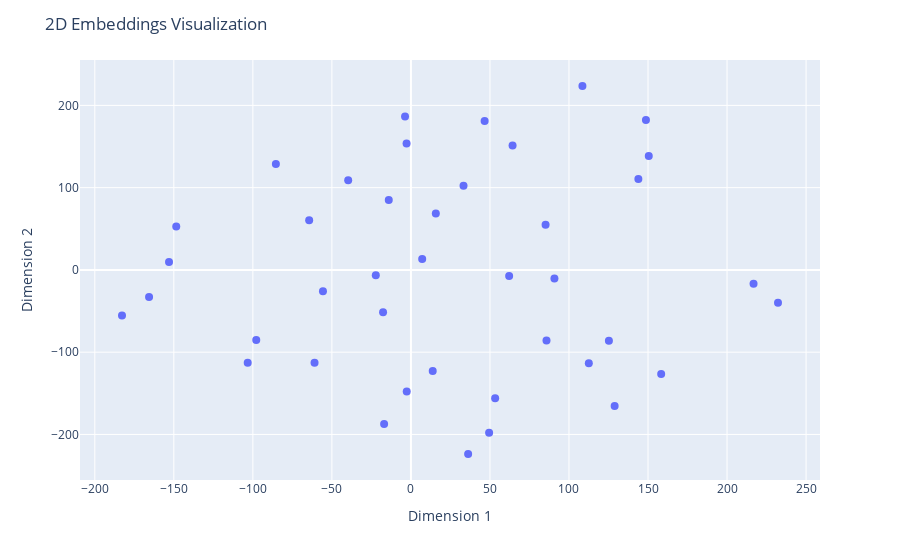

The code cell stored with this chart in its notebook:
### Markdown cell above
We can observe a decent data separation even in the reduced 2 dimensions.

### Code cell
import plotly.express as px
import pandas as pd

# Assuming you have the 2D embeddings stored in `vis_dims`
# Assuming your DataFrame is named `df` and contains a column 'Label' for the labels

# Extract the labels from the DataFrame
labels = df['Label'].tolist()
authors = df['Authors'].tolist()

# Create a new DataFrame with the coordinates and labels
plot_data = pd.DataFrame({'x': vis_dims[:, 0], 'y': vis_dims[:, 1], 'labels': labels, 'authors': authors})

# Create a scatter plot with hover labels
fig = px.scatter(plot_data, x='x', y='y', hover_data=['labels', 'authors'])


# Customize the hovertemplate to define the content and format of the hover labels
fig.update_traces(hovertemplate='<b>%{customdata[0]}</b><br>%{customdata[1]}')

# Customize the plot layout and appearance
fig.update_layout(
    title='2D Embeddings Visualization',
    xaxis_title='Dimension 1',
    yaxis_title='Dimension 2'
)
fig.update_traces(marker=dict(size=8))

# Display the plot
fig.show()

### Figure 1 — Plotly figure (JSON) as saved in the notebook; plotly's stock layout.template omitted (floating-point values rounded to 4 significant figures)
{"data": [{"customdata": [["Supreme Court Ethics Questions Reach Far Beyond Clarence Thomas (230616report.scotus) (316 PV)", "Lauren Camera"], ["15 Cheap DIY Backyard Game Ideas for Summer (230616realestate.cheapbackyardgames) (93 PV)", "Devon Thorsby"], ["Save With These Budget Bathroom Remodel Ideas (230616realestate.bathroomremodel) (31 PV)", "Devon Thorsby"], ["Mortgage Rates Rise, Pushing Housing Payments to New Heights (230616loans.mortgageratescolumn) (15 PV)", "Erika Giovanetti"], ["Most Delta SkyMiles American Express Cards Increase Welcome Offers (230615creditcards.deltaskymilesamexweclomeoffer) (10 PV)", "Melanie Pincus, Ray Frager "], ["Are Low-Fat Low-Carb Diets Compatible? (230616health.lowfatlowcarbdiet) (103 PV)", "Shanley Chien"], ["How Many Americans Will Take a Fall COVID-19 Booster Shot? (230616news.booster) (336 PV)", "Cecelia Smith-Schoenwalder"], ["Russians Don’t Want Putin to Use Nuclear Weapons in Ukraine (230616news.nuclear) (1,549 PV)", "Paul D. Shinkman"], ["Can I Use My Own Airplane Seat Belt Extender? (230505travel.seatbeltextenders) (67 PV)", "Suzanne Mason"], ["Poll: Majority Says Trump Should Drop Out of Presidential Race (230616news.trump) (341 PV)", "Susan Milligan"], ["CDC Study Shows Rise in Violent Death Rates Among U.S. Youth (230615hc.violence) (20 PV)", "Steven Ross Johnson"], ["Mortgage Calculator (201117loans.mortgagecalculator) (12 PV)", "Ali Cybulski , Erika Giovanetti"], ["North Korea Launches Ballistic Missiles Toward Japan in Defiance of U.S. Military Drills (230615news.northkorea) (17 PV)", "Paul D. Shinkman"], ["How to Refinance Your Car Loan (221129loans.refinance-car-loan) (4 PV)", "Ben Luthi, August Barham, Mark Evitt, Whitney Blair Wyckoff"], ["U.S. Military Leaders Acknowledge Ukraine’s ‘Uncertain,’ ‘Violent’ Future (230615news.russia) (24 PV)", "Paul D. Shinkman"], ["June Has Hottest Start on Record (230615news.climate) (109 PV)", "Cecelia Smith-Schoenwalder"], ["Cheap Alternatives to Air Conditioning (230615realestate.airconditioningalternatives) (199 PV)", "Devon Thorsby"], ["What Are the Dangers of Chiropractic Care During Pregnancy? (230615health.pregnant.chiropractic) (24 PV)", "Ruben Castaneda, Payton Sy"], ["FDA Committee OKs Change to COVID-19 Vaccines Ahead of Fall Booster Campaign (230615news.fda) (59 PV)", "Cecelia Smith-Schoenwalder"], ["Fed’s Powell to Testify to Congress as New Housing Construction Surges (230620news.preview) (5,348 PV)", "Tim Smart"], ["How to Become a Lawyer: A Step-by-Step Guide (230620edu.becomealawyer) (346 PV)", "Ilana Kowarski, Sarah Wood "], ["Judge Overseeing Trump’s Prosecution Sets Trial Date for Mid-August (230620news.trump) (695 PV)", "Claire Hansen"], ["Will Pay-for-Delete Improve My Credit Score? (230620creditcards.delete) (38 PV)", "Casey Bond, Emily Hayes, Ray Frager "], ["Hunter Biden to Plead Guilty to Gun, Tax Charges (230620news.hunter) (208 PV)", "Susan Milligan"], ["How to Save for a Wedding (230620personalfinance.saveforwedding) (142 PV)", "Erica Sandberg, Barri Segal, Emma Kerr"], ["Russia Advances in Ukraine as Zelenskyy Stresses: ‘We Have No Lost Positions’ (230620news.ukraine) (6,555 PV)", "Paul D. Shinkman"], ["Why You Should (and Shouldn't) Sell Your Home in 2023 (230620realestate.whysellhome) (176 PV)", "Devon Thorsby"], ["Report: States’ Credit Quality ‘Declining’ After Pandemic Boost (230620bs.credit) (71 PV)", "Tim Smart"], ["Search Intensifies for Missing Titanic Tourist Submersible (230620news.titanic) (408 PV)", "Cecelia Smith-Schoenwalder"], ["Rogan, Musk, RFK Jr.: COVID-19 Vaccine Misinformation Thrives Even as Coronavirus Levels Fall (230620news.vaccines) (3,166 PV)", "Cecelia Smith-Schoenwalder"], ["Amazon Prime Day 2023: 10 Early Luggage Deals to Shop Now (220617travel.amazonprimeday) (2 PV)", "Amanda Norcross"], ["Best Children's Hospitals 2023-2024 Honor Roll and Overview (230621bch.overview) (68,559 PV)", "Ben Harder"], ["Best Hospitals for Children With Severe Congenital Heart Disease 2023-2024 (230621bch.congenitalheartdisease) (542 PV)", "Ben Harder, Richard Nigro, Anne Pusey Roberts"], ["U.S. Teens’ Reading and Math Scores Feature Largest Declines Ever (230621news.tests) (949 PV)", "Lauren Camera"], ["Powell to Congress: Taming Inflation Has a ‘Long Way to Go,’ More Rate Hikes Likely (230621news.powell) (407 PV)", "Tim Smart"], ["When Is Amazon Prime Day? (220127_whenisamazonprimeday) (20 PV)", "Brooke Nelson, Serena Lopez"], ["China Blasts ‘Absurd’ Biden Reference to Xi as Ill-Informed ‘Dictator’ (230621news.china) (623 PV)", "Paul D. Shinkman"], ["Poll: Republicans Prioritize Principles Over Electability Ahead of ‘24 (230621news.gop) (292 PV)", "Susan Milligan"], ["Search for Titanic Tourist Submersible Ramps Up After Underwater Noises Heard (230621news.titanic) (715 PV)", "Cecelia Smith-Schoenwalder"], ["Hunter Biden’s Questionable Case of ‘Special Treatment’ (230621news.hunter) (251 PV)", "Susan Milligan"], ["Rape Kit Backlogs Remain in States Despite Funding (230620bs.kits) (267 PV)", "Chris Gilligan"]], "hovertemplate": "<b>%{customdata[0]}</b><br>%{customdata[1]}", "legendgroup": "", "marker": {"color": "#636efa", "size": 8, "symbol": "circle"}, "mode": "markers", "name": "", "orientation": "v", "showlegend": false, "type": "scatter", "x": [53.29, 64.31, -3.726, 15.75, 108.5, -148.5, -97.87, 85.78, 148.7, -2.653, -55.66, -14.01, 158.3, -39.69, 125.3, 85.19, 46.63, -153.1, -103.3, 90.79, -64.38, -16.97, -85.44, 36.2, -2.748, 112.6, 33.27, 7.123, 216.8, -60.99, 150.5, -182.8, -165.7, -22.22, 62.14, 143.9, 128.9, 13.78, 232.2, 49.46, -17.63], "xaxis": "x", "y": [-156.0, 151.2, 186.4, 68.62, 223.6, 52.63, -85.04, -85.72, 182.3, -147.7, -25.93, 85.05, -126.4, 109.1, -86.2, 54.84, 181.2, 9.593, -112.9, -10.42, 60.22, -187.2, 128.7, -223.8, 153.7, -113.6, 102.2, 13.19, -16.9, -112.9, 138.3, -55.3, -33.04, -6.533, -7.317, 110.5, -165.4, -123.0, -40.06, -197.9, -51.6], "yaxis": "y"}], "layout": {"legend": {"tracegroupgap": 0}, "margin": {"t": 60}, "title": {"text": "2D Embeddings Visualization"}, "xaxis": {"anchor": "y", "domain": [0, 1], "title": {"text": "Dimension 1"}}, "yaxis": {"anchor": "x", "domain": [0, 1], "title": {"text": "Dimension 2"}}}}
